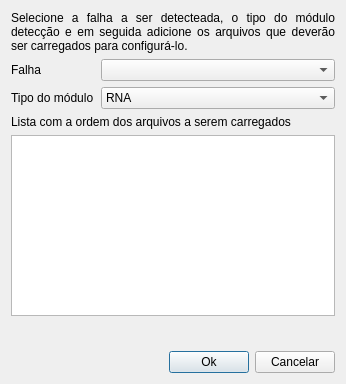
<?xml version="1.0" encoding="UTF-8"?>
<ui version="4.0">
 <class>ConfigModulo</class>
 <widget class="QDialog" name="ConfigModulo">
  <property name="geometry">
   <rect>
    <x>0</x>
    <y>0</y>
    <width>346</width>
    <height>384</height>
   </rect>
  </property>
  <property name="windowTitle">
   <string>Configuração dos módulos do sistema</string>
  </property>
  <layout class="QGridLayout" name="gridLayout">
   <item row="0" column="0" colspan="7">
    <widget class="QLabel" name="label_4">
     <property name="text">
      <string>Selecione a falha a ser detecteada, o tipo do módulo detecção e em seguida adicione os arquivos que deverão ser carregados para configurá-lo.</string>
     </property>
     <property name="alignment">
      <set>Qt::AlignJustify|Qt::AlignVCenter</set>
     </property>
     <property name="wordWrap">
      <bool>true</bool>
     </property>
    </widget>
   </item>
   <item row="1" column="0" colspan="3">
    <widget class="QLabel" name="label_2">
     <property name="text">
      <string>Falha</string>
     </property>
    </widget>
   </item>
   <item row="1" column="3" colspan="4">
    <widget class="QComboBox" name="falhas">
     <property name="toolTip">
      <string>Falha a ser detectada</string>
     </property>
    </widget>
   </item>
   <item row="2" column="0" colspan="3">
    <widget class="QLabel" name="label_5">
     <property name="text">
      <string>Tipo do módulo</string>
     </property>
    </widget>
   </item>
   <item row="2" column="3" colspan="4">
    <widget class="QComboBox" name="tipo_modulo">
     <property name="toolTip">
      <string>Tipo de módulo de detecção</string>
     </property>
     <item>
      <property name="text">
       <string>RNA</string>
      </property>
     </item>
     <item>
      <property name="text">
       <string>Fuzzy</string>
      </property>
     </item>
     <item>
      <property name="text">
       <string>Estatístico</string>
      </property>
     </item>
     <item>
      <property name="text">
       <string>Personalizado</string>
      </property>
     </item>
    </widget>
   </item>
   <item row="3" column="0" colspan="7">
    <widget class="QLabel" name="label_3">
     <property name="text">
      <string>Lista com a ordem dos arquivos a serem carregados</string>
     </property>
    </widget>
   </item>
   <item row="4" column="0" colspan="7">
    <widget class="QListWidget" name="lista_arquivos">
     <property name="toolTip">
      <string>Lista de arquivos a serem carregados</string>
     </property>
    </widget>
   </item>
   <item row="5" column="0">
    <widget class="QToolButton" name="adicionar">
     <property name="toolTip">
      <string>Adicionar arquivo</string>
     </property>
     <property name="icon">
      <iconset resource="../imgs/imgs.qrc">
       <normaloff>:/imgs/adicionar.png</normaloff>:/imgs/adicionar.png</iconset>
     </property>
     <property name="autoRaise">
      <bool>true</bool>
     </property>
    </widget>
   </item>
   <item row="5" column="1">
    <widget class="QToolButton" name="remover">
     <property name="toolTip">
      <string>Remover arquivo</string>
     </property>
     <property name="icon">
      <iconset resource="../imgs/imgs.qrc">
       <normaloff>:/imgs/remover.png</normaloff>:/imgs/remover.png</iconset>
     </property>
     <property name="autoRaise">
      <bool>true</bool>
     </property>
    </widget>
   </item>
   <item row="5" column="2">
    <widget class="QToolButton" name="subir">
     <property name="toolTip">
      <string>Modificar ordem dos arquivos</string>
     </property>
     <property name="icon">
      <iconset resource="../imgs/imgs.qrc">
       <normaloff>:/imgs/mover_para_cima.png</normaloff>:/imgs/mover_para_cima.png</iconset>
     </property>
     <property name="autoRaise">
      <bool>true</bool>
     </property>
    </widget>
   </item>
   <item row="5" column="3">
    <widget class="QToolButton" name="descer">
     <property name="toolTip">
      <string>Modificar ordem dos arquivos</string>
     </property>
     <property name="icon">
      <iconset resource="../imgs/imgs.qrc">
       <normaloff>:/imgs/mover_para_baixo.png</normaloff>:/imgs/mover_para_baixo.png</iconset>
     </property>
     <property name="autoRaise">
      <bool>true</bool>
     </property>
    </widget>
   </item>
   <item row="5" column="4">
    <spacer name="horizontalSpacer_2">
     <property name="orientation">
      <enum>Qt::Horizontal</enum>
     </property>
     <property name="sizeHint" stdset="0">
      <size>
       <width>47</width>
       <height>20</height>
      </size>
     </property>
    </spacer>
   </item>
   <item row="5" column="5" colspan="2">
    <spacer name="horizontalSpacer">
     <property name="orientation">
      <enum>Qt::Horizontal</enum>
     </property>
     <property name="sizeHint" stdset="0">
      <size>
       <width>153</width>
       <height>20</height>
      </size>
     </property>
    </spacer>
   </item>
   <item row="6" column="0" colspan="5">
    <spacer name="horizontalSpacer_3">
     <property name="orientation">
      <enum>Qt::Horizontal</enum>
     </property>
     <property name="sizeHint" stdset="0">
      <size>
       <width>163</width>
       <height>20</height>
      </size>
     </property>
    </spacer>
   </item>
   <item row="6" column="5">
    <widget class="QPushButton" name="botao_ok">
     <property name="text">
      <string>Ok</string>
     </property>
    </widget>
   </item>
   <item row="6" column="6">
    <widget class="QPushButton" name="botao_cancel">
     <property name="text">
      <string>Cancelar</string>
     </property>
    </widget>
   </item>
  </layout>
 </widget>
 <tabstops>
  <tabstop>falhas</tabstop>
  <tabstop>tipo_modulo</tabstop>
  <tabstop>lista_arquivos</tabstop>
  <tabstop>adicionar</tabstop>
  <tabstop>remover</tabstop>
  <tabstop>subir</tabstop>
  <tabstop>descer</tabstop>
  <tabstop>botao_ok</tabstop>
  <tabstop>botao_cancel</tabstop>
 </tabstops>
 <resources>
  <include location="../imgs/imgs.qrc"/>
 </resources>
 <connections>
  <connection>
   <sender>botao_cancel</sender>
   <signal>clicked()</signal>
   <receiver>ConfigModulo</receiver>
   <slot>reject()</slot>
   <hints>
    <hint type="sourcelabel">
     <x>297</x>
     <y>366</y>
    </hint>
    <hint type="destinationlabel">
     <x>261</x>
     <y>334</y>
    </hint>
   </hints>
  </connection>
 </connections>
</ui>
